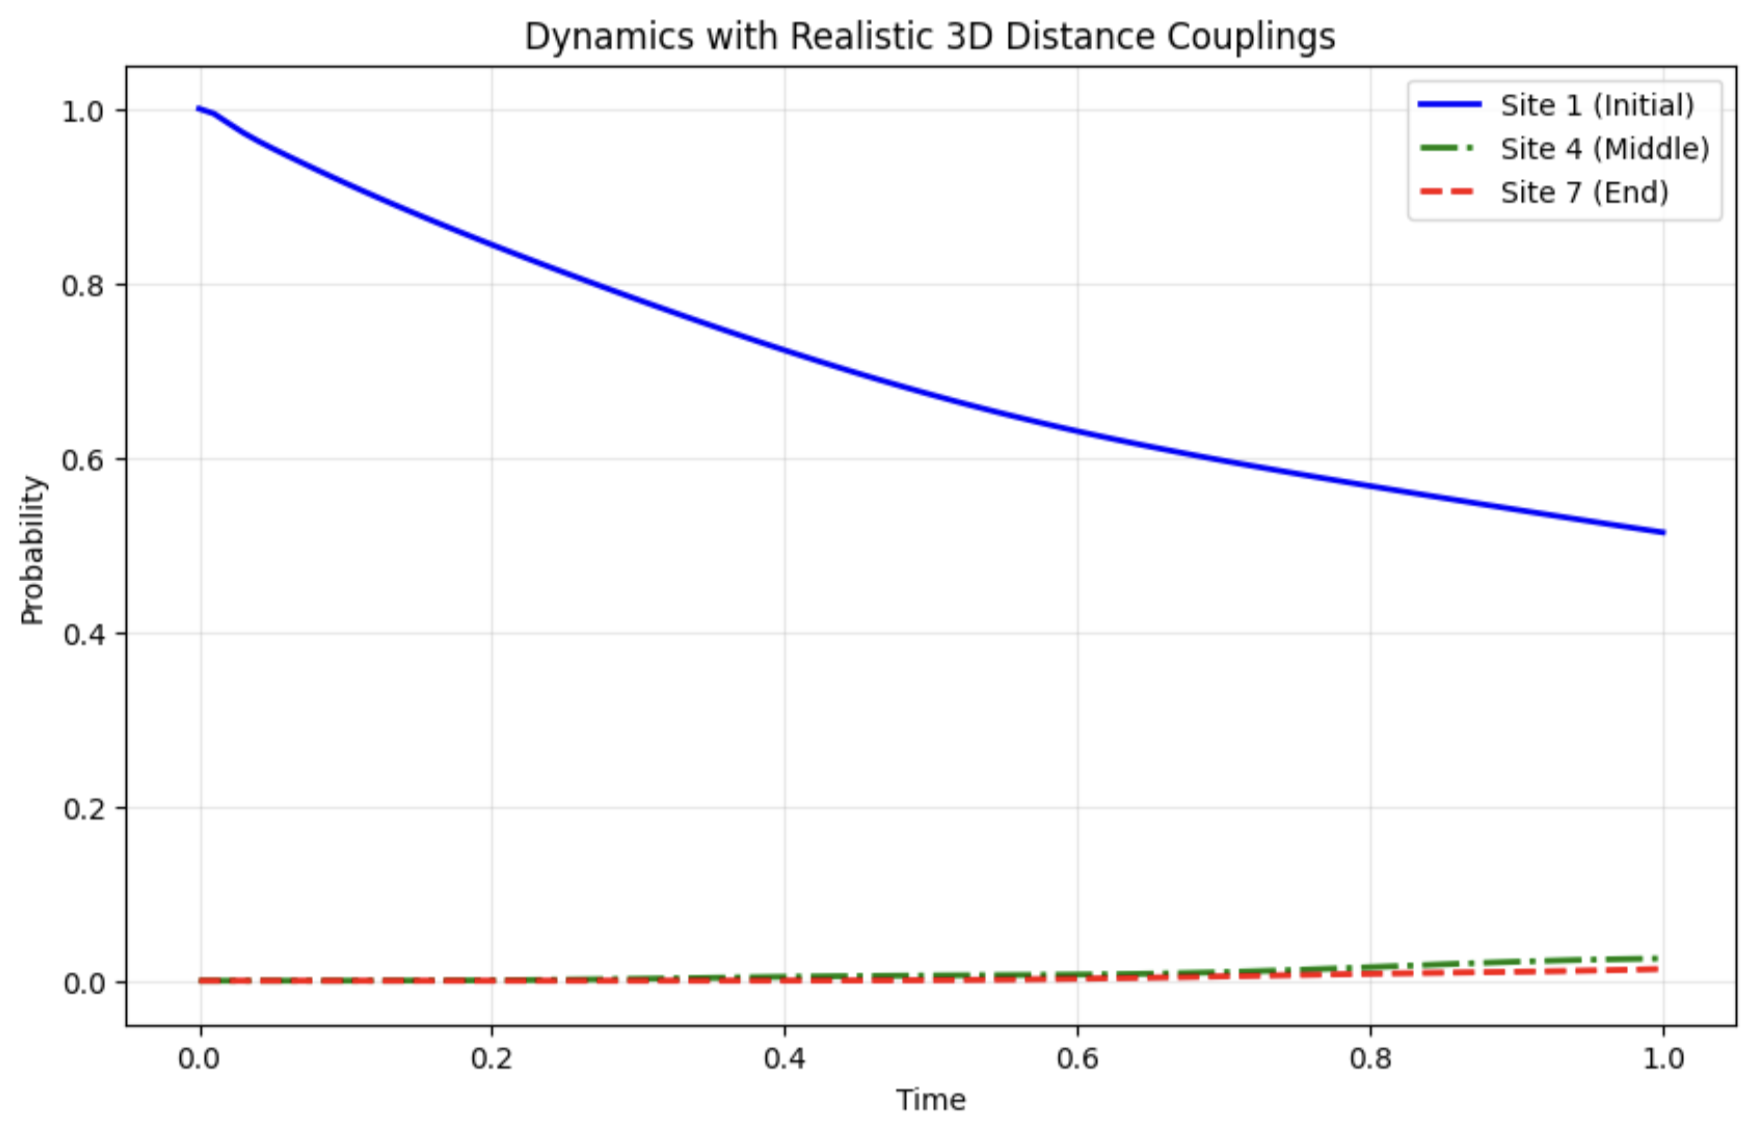

The Python source for this figure:
import numpy as np
import matplotlib.pyplot as plt
from qutip import Qobj, basis
from qutip.solver.heom import HEOMSolver, DrudeLorentzBath
import time

print("실제 3D 거리를 반영한 N=7 HEOM 시뮬레이션 테스트...")

# 1. 트립토판 사이의 실제 거리 설정 (단위: 옹스트롬 Å)
# Kalra et al. (2022) Table S2 데이터를 참고한 7개 노드 간의 대표적 거리 간격
# 예: 14.0Å (같은 모노머 내부), 27.0Å (알파-베타 모노머 사이 경계) 등
distances = [14.0, 16.0, 27.0, 15.0, 20.0, 14.0]

# 7x7 거리 행렬(R_matrix) 생성
N = 7
R_matrix = np.zeros((N, N))
for i in range(N):
    for j in range(N):
        if i == j:
            R_matrix[i, j] = 1e-10  # 자기 자신과의 거리는 0으로 인한 오류 방지
        else:
            # i번째와 j번째 트립토판 사이의 누적 직선 거리 계산
            dist = sum(distances[min(i,j):max(i,j)])
            R_matrix[i, j] = dist

# 2. 쌍극자 상호작용 공식을 이용한 해밀토니안(H_matrix) 변환
E_site = 35700.0
V0 = 8.0     # 14.0 Å 기준 결합 에너지
R0 = 14.0    # 기준 거리

H_matrix = np.zeros((N, N))
for i in range(N):
    for j in range(N):
        if i == j:
            H_matrix[i, j] = E_site
        else:
            # 거리의 세제곱에 반비례하는 결합 에너지 할당 (V = V0 * (R0/R)^3)
            H_matrix[i, j] = V0 * (R0 / R_matrix[i, j])**3

H_sys = Qobj(H_matrix)
print("3D 거리 기반 H_matrix 완성!")

# 3. 환경 파라미터 및 HEOM 셋업 (테스트용 단일 세트)
psi0 = basis(N, 0)
rho0 = psi0 * psi0.dag()
T = 215.0
lam = 50.0
gamma = 100.0
Q = basis(N, 0) * basis(N, 0).dag()

bath = DrudeLorentzBath(Q, lam=lam, gamma=gamma, T=T, Nk=1)
HEOM_solver = HEOMSolver(H_sys, bath, max_depth=3)
tlist = np.linspace(0, 1.0, 100)

# 4. 연산 실행
start_time = time.time()
result = HEOM_solver.run(rho0, tlist)
end_time = time.time()
print(f"연산 완료! 소요 시간: {end_time - start_time:.2f} 초")

# 5. 결과 시각화
P1 = [rho[0, 0].real for rho in result.states]
P4 = [rho[3, 3].real for rho in result.states]
P7 = [rho[6, 6].real for rho in result.states]

plt.figure(figsize=(10, 6))
plt.plot(tlist, P1, label="Site 1 (Initial)", color='blue', linewidth=2)
plt.plot(tlist, P4, label="Site 4 (Middle)", color='green', linewidth=2, linestyle='-.')
plt.plot(tlist, P7, label="Site 7 (End)", color='red', linewidth=2, linestyle='--')

plt.title("Dynamics with Realistic 3D Distance Couplings")
plt.xlabel("Time")
plt.ylabel("Probability")
plt.legend()
plt.grid(True, alpha=0.3)
plt.show()
